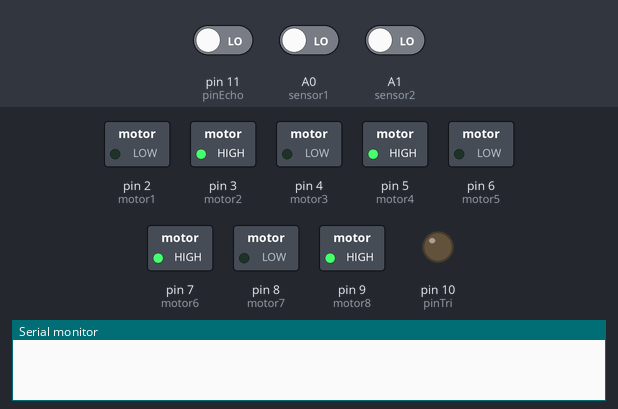
The sketch below on a simulated Arduino Uno, built with avr-gcc and run on an emulated ATmega328P. Shown: switched loads named in the sketch (green lamp = pin HIGH), output pins drawn as LEDs (lit = HIGH), the last lines printed to the serial monitor. Inputs (shaded band) come from the test bench; at power-on: A0 (sensor1) LOW, A1 (sensor2) LOW, pin 11 (pinEcho) LOW.

Above: at 6.2 s.
6.3 s: A0 (sensor1) driven HIGH and A1 (sensor2) driven HIGH
At 8.1 s:
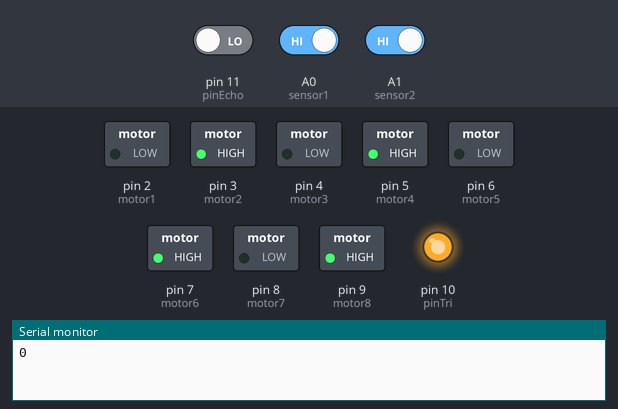
9.3 s: A0 (sensor1) driven LOW
At 10.3 s:
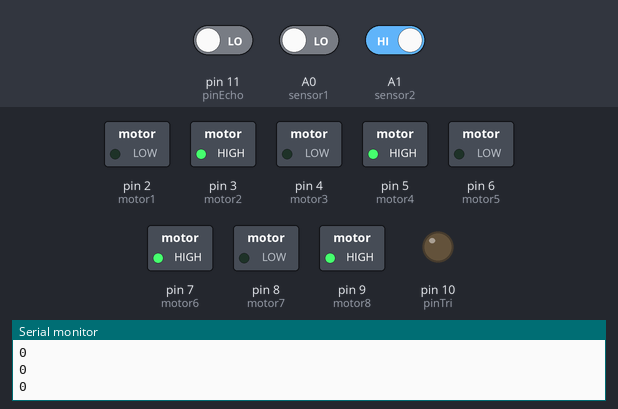
10.8 s: A0 (sensor1) driven HIGH
At 11.1 s:
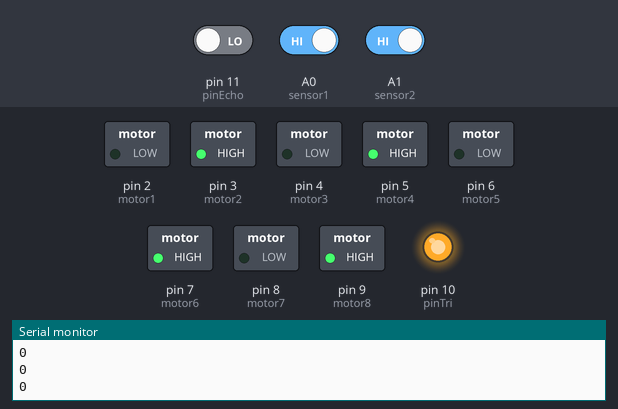
13.8 s: A1 (sensor2) driven LOW
At 14.9 s:
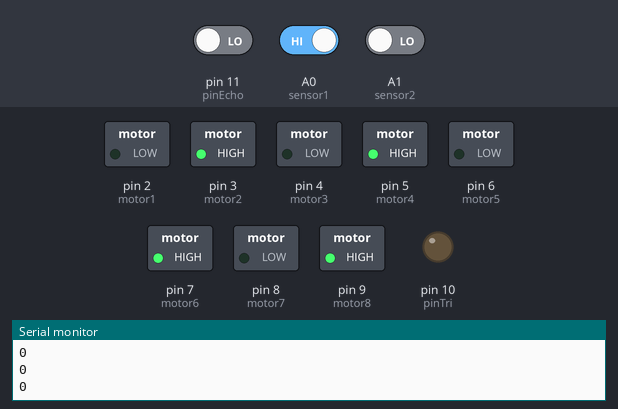
Timing chart, 0 to 16.3 s (numbered marks = the images above; inputs shaded):
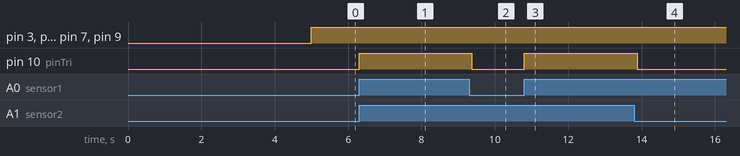

The sketch:

mark6.ino
```cpp
// mark 6
// se agregan sensores ultra sonicos
int motor1 = 2 ;
int motor2 = 3 ;
int motor3 = 4 ;
int motor4 = 5 ;
// segundo puente h
int motor5 = 6;
int motor6 = 7;
int motor7 = 8;
int motor8 = 9;
// sensor untrasonico
int pinTri = 10 ;
int pinEcho = 11;
int recibe ;
// sensores
int sensor1 = A0;
int sensor2 = A1;
int recibe2 ;
int recibe3 ;
void setup() {
  // put your setup code here, to run once:
  Serial.begin(9600);
  pinMode(motor1,OUTPUT);
  pinMode(motor2,OUTPUT);
  pinMode(motor3,OUTPUT);
  pinMode(motor4,OUTPUT);
  pinMode(motor5,OUTPUT);
  pinMode(motor6,OUTPUT);
  pinMode(motor7,OUTPUT);
  pinMode(motor8,OUTPUT);
  pinMode(pinTri,OUTPUT);
  pinMode(pinEcho,INPUT);
  pinMode(sensor1,INPUT);
  pinMode(sensor2,INPUT);
  delay(5000); // tiempo de espera de regla
}

void loop() {
  recibe2 = digitalRead(sensor1);
  recibe3 = digitalRead(sensor2);
  if (recibe2 == HIGH && recibe3 == HIGH){
  digitalWrite(pinTri,HIGH);
  delayMicroseconds(10);
  recibe = pulseIn(pinEcho,HIGH);
  Serial.println(recibe);
  delay(25);
  digitalWrite(pinTri,LOW);

  if (recibe >= 800){
    // put your main code here, to run repeatedly:
  digitalWrite(motor1,HIGH);
  digitalWrite(motor2,LOW);
  digitalWrite(motor3,HIGH);
  digitalWrite(motor4,LOW);

  // segundo puente h
  digitalWrite(motor5,HIGH);
  digitalWrite(motor6,LOW);
  digitalWrite(motor7,HIGH);
  digitalWrite(motor8,LOW);
  }
 }
 else {
  digitalWrite(motor1,LOW);
  digitalWrite(motor2,HIGH);
  digitalWrite(motor3,LOW);
  digitalWrite(motor4,HIGH);

  // segundo puente h
  digitalWrite(motor5,LOW);
  digitalWrite(motor6,HIGH);
  digitalWrite(motor7,LOW);
  digitalWrite(motor8,HIGH);
 }

}
```

Measured:
- after the input at 6.3 s, pin 10 (pinTri): LOW → HIGH at once
- after the input at 9.3 s, pin 10 (pinTri): HIGH → LOW after 0.08 s
- after the input at 10.8 s, pin 10 (pinTri): LOW → HIGH at once
- after the input at 13.8 s, pin 10 (pinTri): HIGH → LOW after 0.08 s
